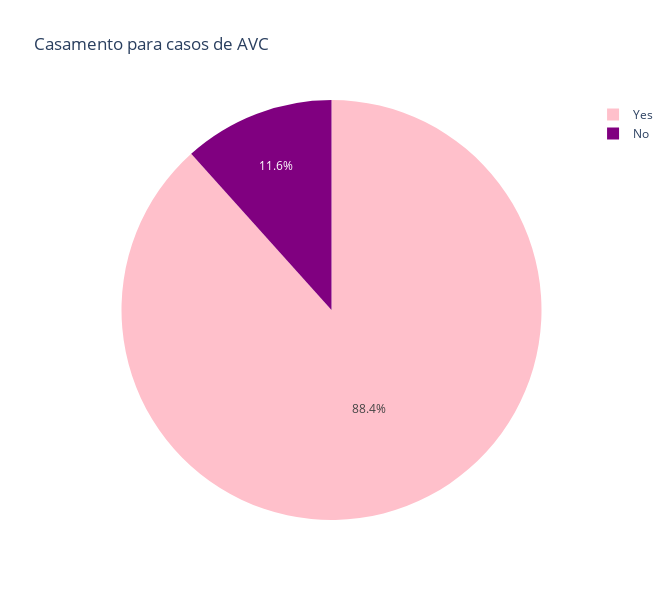

Notebook source saved alongside this figure:
### Markdown cell above
### Casamentos

### Code cell
df_casamento = data_AVC.groupby('ever_married')['stroke'].sum().reset_index()
fig_casamento = px.pie(df_casamento, values='stroke', names='ever_married', title='Casamento para casos de AVC', color='ever_married', color_discrete_map={  # Mapeamento de cores
        'No': 'purple',
        'Yes': 'pink'}, width=670, height=600)
fig_casamento.show()

#checando 
verificacao_casamento = data_AVC['ever_married'].value_counts()
print(verificacao_casamento)

### Figure 1 — Plotly figure (JSON) as saved in the notebook; plotly's stock layout.template omitted (floating-point values rounded to 4 significant figures)
{"data": [{"customdata": [["No"], ["Yes"]], "domain": {"x": [0, 1], "y": [0, 1]}, "hovertemplate": "ever_married=%{customdata[0]}<br>stroke=%{value}<extra></extra>", "labels": ["No", "Yes"], "legendgroup": "", "marker": {"colors": ["purple", "pink"]}, "name": "", "showlegend": true, "type": "pie", "values": [29, 220]}], "layout": {"height": 600, "legend": {"tracegroupgap": 0}, "title": {"text": "Casamento para casos de AVC"}, "width": 670}}
